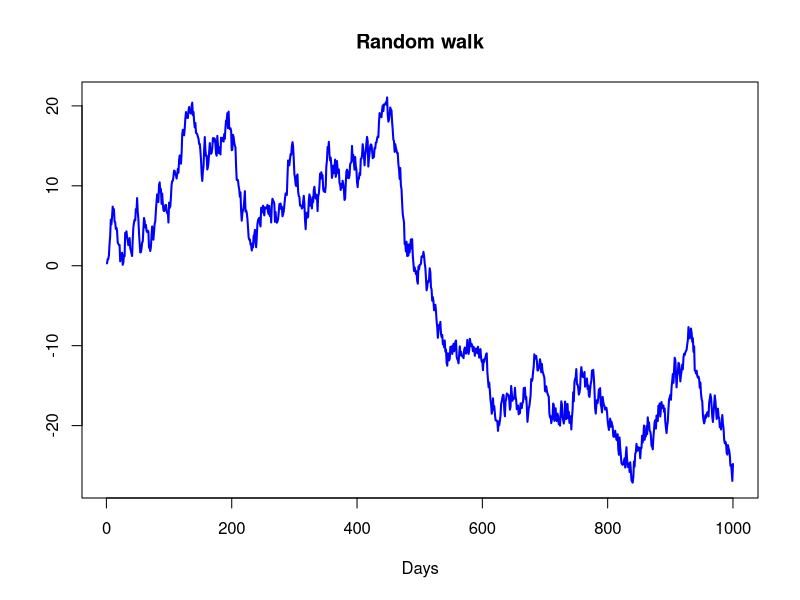
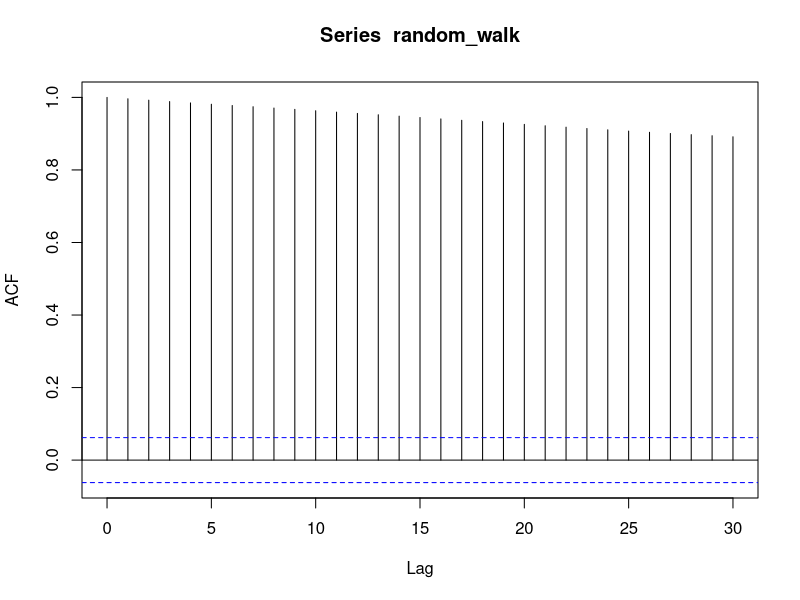
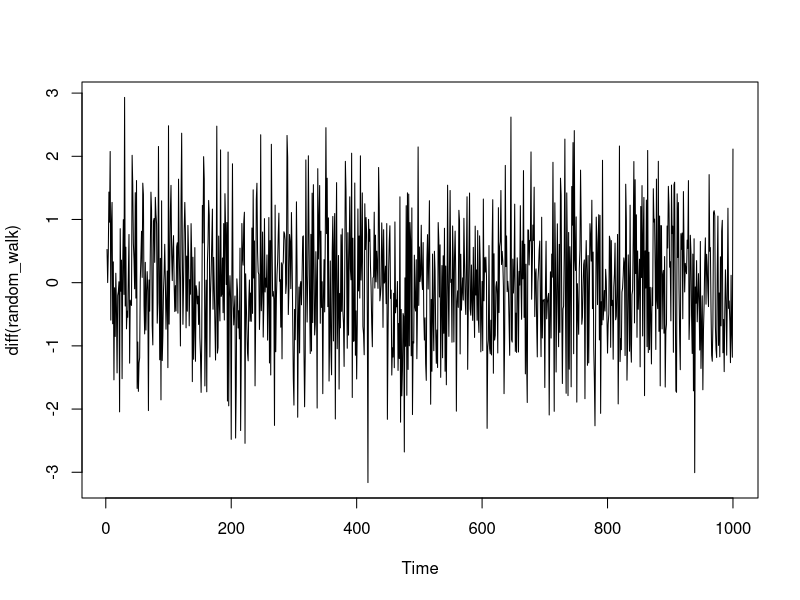
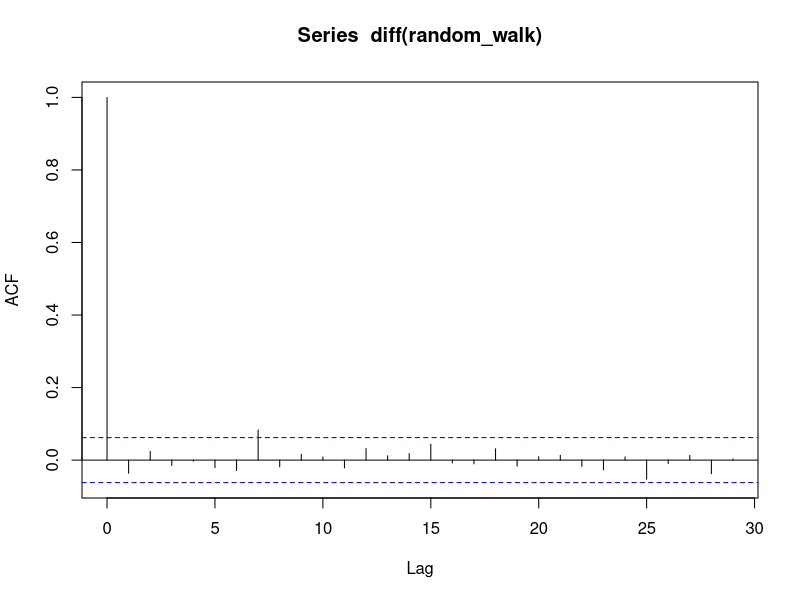
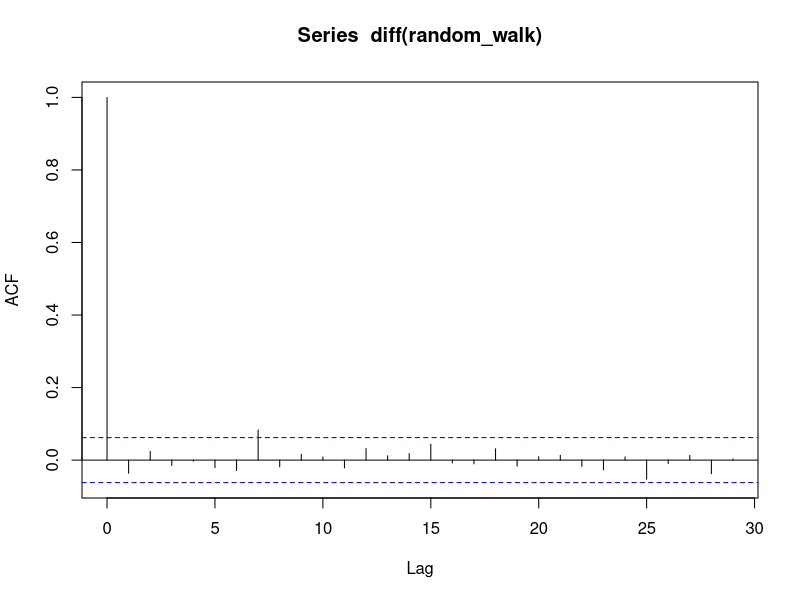
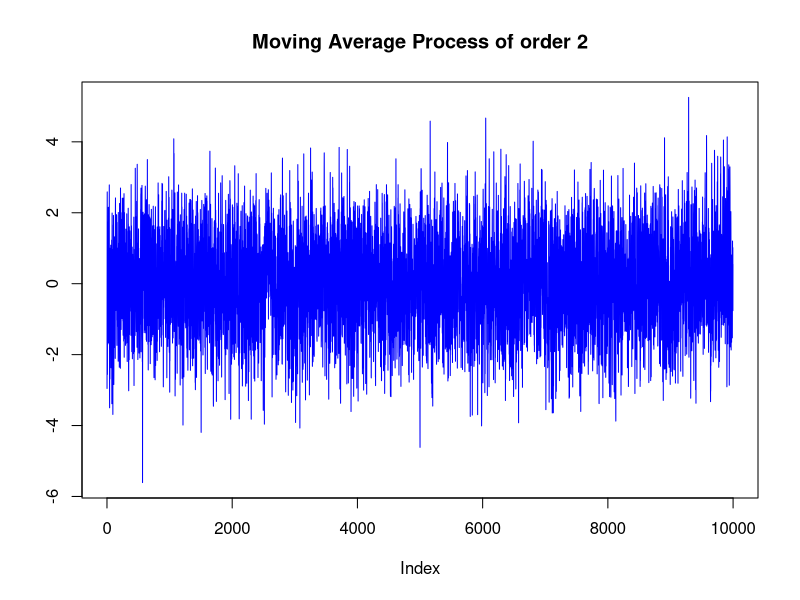
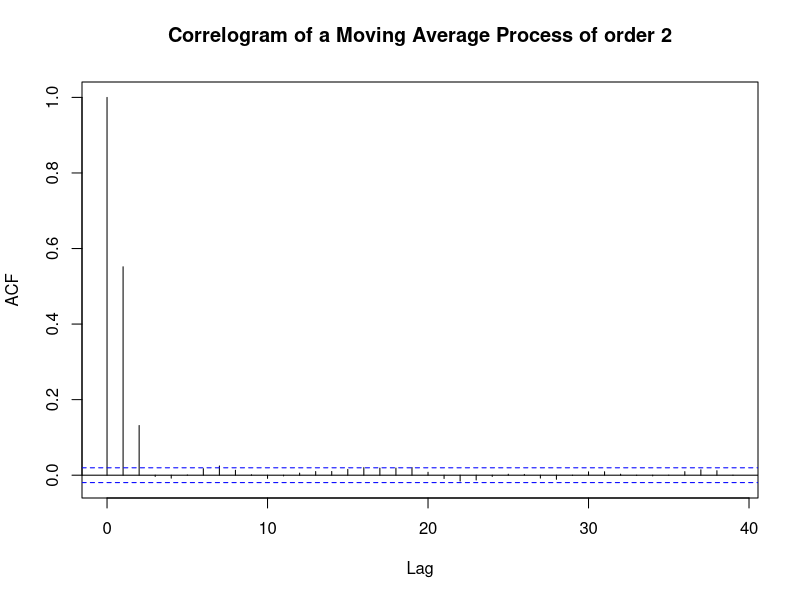

The R script that drew these images, in order:
## ---- chunk 1
N=1000
z = rnorm(1000)
x=NULL
x[1] = z[1]
for(i in 2:N) {
  x[i]=x[i-1]+z[i]
}
random_walk=ts(x)
plot(random_walk, main='Random walk', ylab='', xlab='Days', col='blue', lwd=2)
## ---- chunk 2
acf(random_walk)
## ---- chunk 3
plot(diff(random_walk))
plot(acf(diff(random_walk)))
## ---- chunk 4
N = 10000
q = 2

noise = rnorm(N)
ma = NULL

for (i in (q+1):N) {
  ma[i - q] = noise[i] + 0.7 * noise[i-1] + 0.2 * noise[i-2]
}


lines(plot(ma, main='Moving Average Process of order 2', ylab=' ', type='l', col='blue'))
acf(ma, main='Correlogram of a Moving Average Process of order 2')
